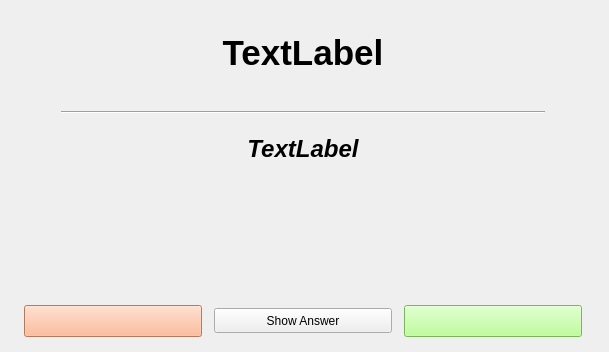
<?xml version="1.0" encoding="UTF-8"?>
<ui version="4.0">
 <class>Prac_a</class>
 <widget class="QWidget" name="Prac_a">
  <property name="geometry">
   <rect>
    <x>0</x>
    <y>0</y>
    <width>609</width>
    <height>352</height>
   </rect>
  </property>
  <property name="minimumSize">
   <size>
    <width>450</width>
    <height>0</height>
   </size>
  </property>
  <property name="windowTitle">
   <string>Flashcards</string>
  </property>
  <property name="windowIcon">
   <iconset>
    <normaloff>:/images/idiomind.png</normaloff>:/images/idiomind.png</iconset>
  </property>
  <layout class="QGridLayout" name="gridLayout">
   <property name="leftMargin">
    <number>12</number>
   </property>
   <property name="topMargin">
    <number>6</number>
   </property>
   <property name="rightMargin">
    <number>15</number>
   </property>
   <property name="bottomMargin">
    <number>15</number>
   </property>
   <property name="horizontalSpacing">
    <number>15</number>
   </property>
   <item row="0" column="0">
    <widget class="QWidget" name="widget" native="true">
     <property name="minimumSize">
      <size>
       <width>450</width>
       <height>240</height>
      </size>
     </property>
     <layout class="QVBoxLayout" name="verticalLayout">
      <item>
       <widget class="ClickableLabel" name="label_trgt">
        <property name="font">
         <font>
          <pointsize>26</pointsize>
          <weight>75</weight>
          <bold>true</bold>
         </font>
        </property>
        <property name="cursor">
         <cursorShape>PointingHandCursor</cursorShape>
        </property>
        <property name="text">
         <string>TextLabel</string>
        </property>
        <property name="alignment">
         <set>Qt::AlignCenter</set>
        </property>
       </widget>
      </item>
      <item>
       <layout class="QHBoxLayout" name="horizontalLayout_2">
        <property name="topMargin">
         <number>6</number>
        </property>
        <property name="bottomMargin">
         <number>6</number>
        </property>
        <item>
         <spacer name="horizontalSpacer_3">
          <property name="orientation">
           <enum>Qt::Horizontal</enum>
          </property>
          <property name="sizeType">
           <enum>QSizePolicy::Minimum</enum>
          </property>
          <property name="sizeHint" stdset="0">
           <size>
            <width>40</width>
            <height>20</height>
           </size>
          </property>
         </spacer>
        </item>
        <item>
         <widget class="Line" name="line">
          <property name="styleSheet">
           <string notr="true">color: rgb(171, 171, 171);</string>
          </property>
          <property name="frameShadow">
           <enum>QFrame::Sunken</enum>
          </property>
          <property name="orientation">
           <enum>Qt::Horizontal</enum>
          </property>
         </widget>
        </item>
        <item>
         <spacer name="horizontalSpacer_2">
          <property name="orientation">
           <enum>Qt::Horizontal</enum>
          </property>
          <property name="sizeType">
           <enum>QSizePolicy::Minimum</enum>
          </property>
          <property name="sizeHint" stdset="0">
           <size>
            <width>40</width>
            <height>20</height>
           </size>
          </property>
         </spacer>
        </item>
       </layout>
      </item>
      <item>
       <widget class="QLabel" name="label_srce">
        <property name="font">
         <font>
          <pointsize>18</pointsize>
          <weight>75</weight>
          <italic>true</italic>
          <bold>true</bold>
         </font>
        </property>
        <property name="text">
         <string>TextLabel</string>
        </property>
        <property name="alignment">
         <set>Qt::AlignHCenter|Qt::AlignTop</set>
        </property>
       </widget>
      </item>
      <item>
       <spacer name="verticalSpacer">
        <property name="orientation">
         <enum>Qt::Vertical</enum>
        </property>
        <property name="sizeType">
         <enum>QSizePolicy::Fixed</enum>
        </property>
        <property name="sizeHint" stdset="0">
         <size>
          <width>20</width>
          <height>80</height>
         </size>
        </property>
       </spacer>
      </item>
     </layout>
    </widget>
   </item>
   <item row="1" column="0">
    <layout class="QHBoxLayout" name="horizontalLayout">
     <property name="spacing">
      <number>12</number>
     </property>
     <property name="leftMargin">
      <number>12</number>
     </property>
     <property name="rightMargin">
      <number>12</number>
     </property>
     <item>
      <widget class="QPushButton" name="pushButton_no">
       <property name="minimumSize">
        <size>
         <width>80</width>
         <height>32</height>
        </size>
       </property>
       <property name="styleSheet">
        <string notr="true">background-color: rgb(255, 170, 127);
color: rgb(77, 51, 0);</string>
       </property>
       <property name="text">
        <string/>
       </property>
      </widget>
     </item>
     <item>
      <widget class="QPushButton" name="pushButton_answer">
       <property name="minimumSize">
        <size>
         <width>80</width>
         <height>25</height>
        </size>
       </property>
       <property name="text">
        <string>Show Answer</string>
       </property>
      </widget>
     </item>
     <item>
      <widget class="QPushButton" name="pushButton_ok">
       <property name="minimumSize">
        <size>
         <width>80</width>
         <height>32</height>
        </size>
       </property>
       <property name="styleSheet">
        <string notr="true">background-color: rgb(170, 255, 127);
color: rgb(40, 81, 0);</string>
       </property>
       <property name="text">
        <string/>
       </property>
      </widget>
     </item>
    </layout>
   </item>
  </layout>
 </widget>
 <customwidgets>
  <customwidget>
   <class>ClickableLabel</class>
   <extends>QLabel</extends>
   <header location="global">Classes/adds_clicklabel.h</header>
  </customwidget>
 </customwidgets>
 <resources/>
 <connections/>
</ui>
